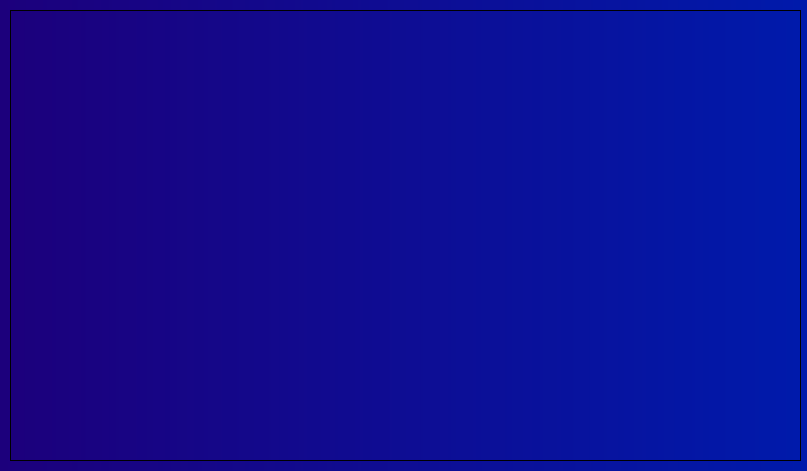
<?xml version="1.0" encoding="UTF-8"?>
<ui version="4.0">
 <class>Dialog</class>
 <widget class="QDialog" name="Dialog">
  <property name="geometry">
   <rect>
    <x>0</x>
    <y>0</y>
    <width>807</width>
    <height>471</height>
   </rect>
  </property>
  <property name="windowTitle">
   <string>Dialog</string>
  </property>
  <property name="styleSheet">
   <string notr="true">background-color: qlineargradient(spread:pad, x1:0, y1:0, x2:1, y2:0, stop:0 rgba(28, 0, 124, 255), stop:1 rgba(0, 26, 171, 255));</string>
  </property>
  <widget class="QChartView" name="graphicsView">
   <property name="geometry">
    <rect>
     <x>10</x>
     <y>10</y>
     <width>791</width>
     <height>451</height>
    </rect>
   </property>
  </widget>
 </widget>
 <customwidgets>
  <customwidget>
   <class>QChartView</class>
   <extends>QGraphicsView</extends>
   <header>qchartview</header>
  </customwidget>
 </customwidgets>
 <resources/>
 <connections/>
</ui>
